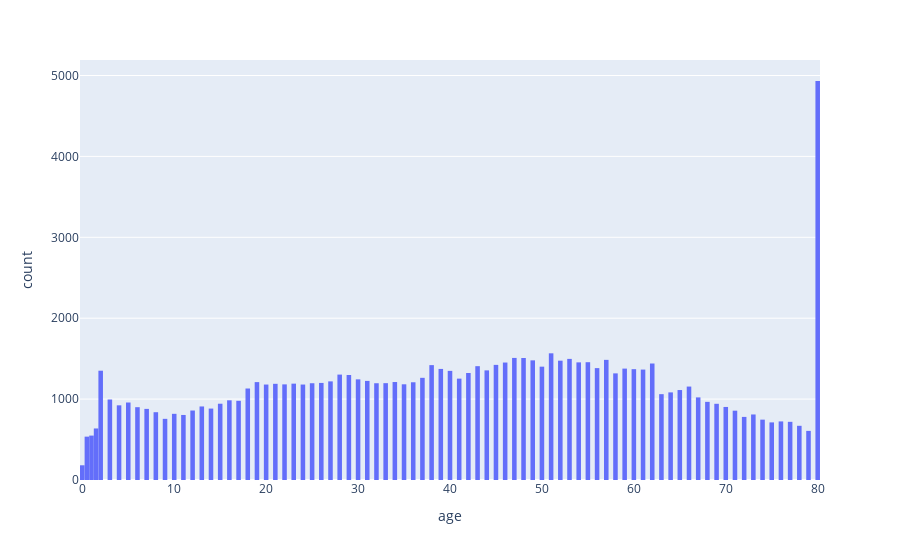

Notebook cell for this chart:
### Markdown cell above
Построим графики:

1. Построение гистограмм числовых переменных
2. Построение диаграмм размаха для определения наличия выбросов (ящики с усами) числовых переменных
3. Построение столбчатых диаграмм для категориальных переменных
4. Построение матрицы корреляции признаков (Phik или Пирсона)

После построения опишите выборку. Что она из себя представляет? Есть ли зависимости?

### Code cell
# ваш код здесь
#1. Построение гистограмм числовых переменных
fig = px.histogram(df, x="age")
fig.update_layout(bargap=0.01) #bargap позволяет разъеденить столбцы друг от друга
fig.show()

### Figure 1 — Plotly figure (JSON) as saved in the notebook; plotly's stock layout.template omitted (floating-point values rounded to 4 significant figures; data arrays with more than 128 entries replaced by an {"elided": "..."} marker saying what was removed)
{"data": [{"alignmentgroup": "True", "bingroup": "x", "hovertemplate": "age=%{x}<br>count=%{y}<extra></extra>", "legendgroup": "", "marker": {"color": "#636efa", "pattern": {"shape": ""}}, "name": "", "offsetgroup": "", "orientation": "v", "showlegend": false, "type": "histogram", "x": {"elided": "96128 float values"}, "xaxis": "x", "yaxis": "y"}], "layout": {"bargap": 0.01, "barmode": "relative", "legend": {"tracegroupgap": 0}, "margin": {"t": 60}, "xaxis": {"anchor": "y", "domain": [0, 1], "title": {"text": "age"}}, "yaxis": {"anchor": "x", "domain": [0, 1], "title": {"text": "count"}}}}
